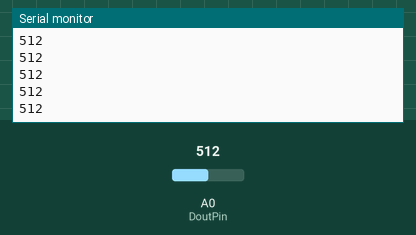
This sketch was run on a simulated Arduino Uno, built with avr-gcc and run on an emulated ATmega328P. Parts: the last lines printed to the serial monitor. The inputs (shaded band) are chosen by the test bench; at power-on: A0 (DoutPin) = 512.

Above: at 1.2 s.
1.3 s: A0 (DoutPin) set to 716
At 2.4 s:
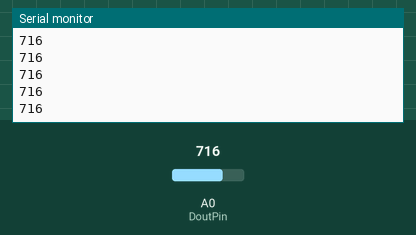
2.8 s: A0 (DoutPin) set to 900
At 3.4 s:
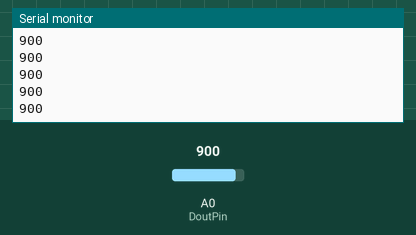
Timing chart, 0 to 5.8 s (numbered marks = the images above; inputs shaded):
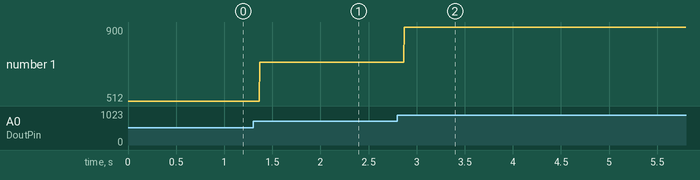

The sketch:

InstrumentHarvesterDout.ino
```cpp
const int DoutPin =  0;//Pin A0

// Variables will change:
long previousMicros = 0;        // will store last time LED was updated
long interval = 200;           // check the ADC every 200 microseconds
int voltage = 0;
int done = 0;


void setup() {

  analogReference(INTERNAL);
  Serial.begin(9600);

}

void loop()
{

  unsigned long currentMicros = micros();
  //deal with overflow
  if( currentMicros < previousMicros ){
    previousMicros = currentMicros;
    return;
  }

  if(currentMicros - previousMicros > interval ) {

    // save the last time you blinked the LED
    previousMicros = currentMicros;
    voltage = analogRead(DoutPin);
    Serial.println(voltage);

  }

}
```

Measured:
- after the input at 1.3 s, the serial monitor: prints a new line after 0.07 s (image 1)
- after the input at 2.8 s, the serial monitor: prints a new line after 0.07 s (image 2)
- plotted number 1: 512 → 716 after the input at 1.3 s, 716 → 900 after the input at 2.8 s
